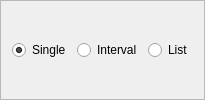
                     <widget class="QFrame" name="frameDportMeaning">
                      <property name="sizePolicy">
                       <sizepolicy hsizetype="Preferred" vsizetype="Fixed">
                        <horstretch>0</horstretch>
                        <verstretch>0</verstretch>
                       </sizepolicy>
                      </property>
                      <property name="frameShape">
                       <enum>QFrame::StyledPanel</enum>
                      </property>
                      <property name="frameShadow">
                       <enum>QFrame::Raised</enum>
                      </property>
                      <layout class="QHBoxLayout">
                       <item>
                        <widget class="IQFRadioButton" name="radioButtonDPortSingle">
                         <property name="text">
                          <string>Single</string>
                         </property>
                         <property name="checked">
                          <bool>true</bool>
                         </property>
                        </widget>
                       </item>
                       <item>
                        <widget class="IQFRadioButton" name="radioButtonDPortInterval">
                         <property name="text">
                          <string>Interval</string>
                         </property>
                        </widget>
                       </item>
                       <item>
                        <widget class="IQFRadioButton" name="rBDportList">
                         <property name="text">
                          <string>List</string>
                         </property>
                        </widget>
                       </item>
                      </layout>
                     </widget>
